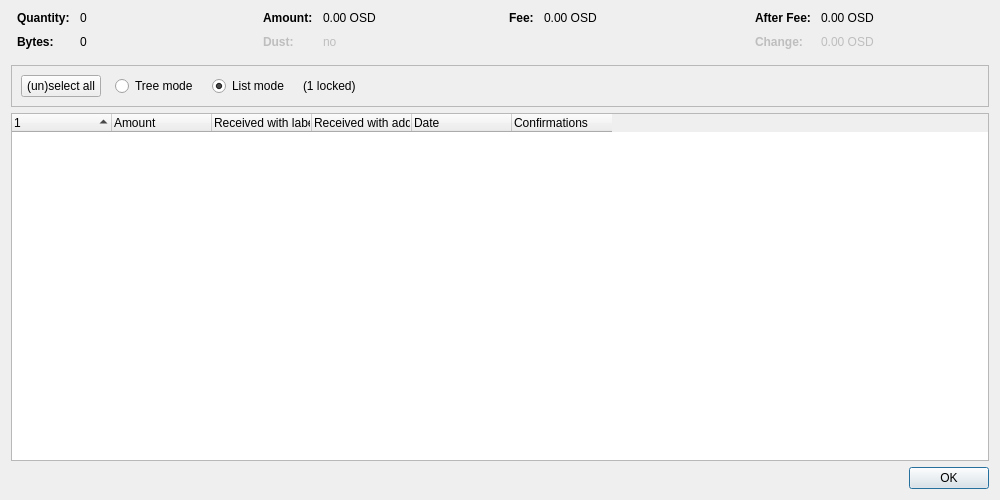
<?xml version="1.0" encoding="UTF-8"?>
<ui version="4.0">
 <class>CoinControlDialog</class>
 <widget class="QDialog" name="CoinControlDialog">
  <property name="geometry">
   <rect>
    <x>0</x>
    <y>0</y>
    <width>1000</width>
    <height>500</height>
   </rect>
  </property>
  <property name="windowTitle">
   <string>Coin Selection</string>
  </property>
  <layout class="QVBoxLayout" name="verticalLayout">
   <item>
    <layout class="QHBoxLayout" name="horizontalLayoutTop" stretch="0,0,0,0">
     <property name="topMargin">
      <number>0</number>
     </property>
     <property name="bottomMargin">
      <number>10</number>
     </property>
     <item>
      <layout class="QFormLayout" name="formLayoutCoinControl1">
       <property name="horizontalSpacing">
        <number>10</number>
       </property>
       <property name="verticalSpacing">
        <number>10</number>
       </property>
       <property name="leftMargin">
        <number>6</number>
       </property>
       <property name="rightMargin">
        <number>6</number>
       </property>
       <item row="0" column="0">
        <widget class="QLabel" name="labelCoinControlQuantityText">
         <property name="font">
          <font>
           <weight>75</weight>
           <bold>true</bold>
          </font>
         </property>
         <property name="text">
          <string>Quantity:</string>
         </property>
        </widget>
       </item>
       <item row="0" column="1">
        <widget class="QLabel" name="labelCoinControlQuantity">
         <property name="cursor">
          <cursorShape>IBeamCursor</cursorShape>
         </property>
         <property name="contextMenuPolicy">
          <enum>Qt::ActionsContextMenu</enum>
         </property>
         <property name="text">
          <string notr="true">0</string>
         </property>
         <property name="textInteractionFlags">
          <set>Qt::LinksAccessibleByMouse|Qt::TextSelectableByKeyboard|Qt::TextSelectableByMouse</set>
         </property>
        </widget>
       </item>
       <item row="1" column="0">
        <widget class="QLabel" name="labelCoinControlBytesText">
         <property name="font">
          <font>
           <weight>75</weight>
           <bold>true</bold>
          </font>
         </property>
         <property name="text">
          <string>Bytes:</string>
         </property>
        </widget>
       </item>
       <item row="1" column="1">
        <widget class="QLabel" name="labelCoinControlBytes">
         <property name="cursor">
          <cursorShape>IBeamCursor</cursorShape>
         </property>
         <property name="contextMenuPolicy">
          <enum>Qt::ActionsContextMenu</enum>
         </property>
         <property name="text">
          <string notr="true">0</string>
         </property>
         <property name="textInteractionFlags">
          <set>Qt::LinksAccessibleByMouse|Qt::TextSelectableByKeyboard|Qt::TextSelectableByMouse</set>
         </property>
        </widget>
       </item>
      </layout>
     </item>
     <item>
      <layout class="QFormLayout" name="formLayoutCoinControl2">
       <property name="horizontalSpacing">
        <number>10</number>
       </property>
       <property name="verticalSpacing">
        <number>10</number>
       </property>
       <property name="leftMargin">
        <number>6</number>
       </property>
       <property name="rightMargin">
        <number>6</number>
       </property>
       <item row="0" column="0">
        <widget class="QLabel" name="labelCoinControlAmountText">
         <property name="font">
          <font>
           <weight>75</weight>
           <bold>true</bold>
          </font>
         </property>
         <property name="text">
          <string>Amount:</string>
         </property>
        </widget>
       </item>
       <item row="0" column="1">
        <widget class="QLabel" name="labelCoinControlAmount">
         <property name="cursor">
          <cursorShape>IBeamCursor</cursorShape>
         </property>
         <property name="contextMenuPolicy">
          <enum>Qt::ActionsContextMenu</enum>
         </property>
         <property name="text">
          <string notr="true">0.00 OSD</string>
         </property>
         <property name="textInteractionFlags">
          <set>Qt::LinksAccessibleByMouse|Qt::TextSelectableByKeyboard|Qt::TextSelectableByMouse</set>
         </property>
        </widget>
       </item>
       <item row="1" column="0">
        <widget class="QLabel" name="labelCoinControlLowOutputText">
         <property name="enabled">
          <bool>false</bool>
         </property>
         <property name="font">
          <font>
           <weight>75</weight>
           <bold>true</bold>
          </font>
         </property>
         <property name="text">
          <string>Dust:</string>
         </property>
        </widget>
       </item>
       <item row="1" column="1">
        <widget class="QLabel" name="labelCoinControlLowOutput">
         <property name="enabled">
          <bool>false</bool>
         </property>
         <property name="cursor">
          <cursorShape>IBeamCursor</cursorShape>
         </property>
         <property name="contextMenuPolicy">
          <enum>Qt::ActionsContextMenu</enum>
         </property>
         <property name="text">
          <string notr="true">no</string>
         </property>
         <property name="textInteractionFlags">
          <set>Qt::LinksAccessibleByMouse|Qt::TextSelectableByKeyboard|Qt::TextSelectableByMouse</set>
         </property>
        </widget>
       </item>
      </layout>
     </item>
     <item>
      <layout class="QFormLayout" name="formLayoutCoinControl3">
       <property name="horizontalSpacing">
        <number>10</number>
       </property>
       <property name="verticalSpacing">
        <number>10</number>
       </property>
       <property name="leftMargin">
        <number>6</number>
       </property>
       <property name="rightMargin">
        <number>6</number>
       </property>
       <item row="0" column="0">
        <widget class="QLabel" name="labelCoinControlFeeText">
         <property name="font">
          <font>
           <weight>75</weight>
           <bold>true</bold>
          </font>
         </property>
         <property name="text">
          <string>Fee:</string>
         </property>
        </widget>
       </item>
       <item row="0" column="1">
        <widget class="QLabel" name="labelCoinControlFee">
         <property name="cursor">
          <cursorShape>IBeamCursor</cursorShape>
         </property>
         <property name="contextMenuPolicy">
          <enum>Qt::ActionsContextMenu</enum>
         </property>
         <property name="text">
          <string notr="true">0.00 OSD</string>
         </property>
         <property name="textInteractionFlags">
          <set>Qt::LinksAccessibleByMouse|Qt::TextSelectableByKeyboard|Qt::TextSelectableByMouse</set>
         </property>
        </widget>
       </item>
      </layout>
     </item>
     <item>
      <layout class="QFormLayout" name="formLayoutCoinControl4">
       <property name="horizontalSpacing">
        <number>10</number>
       </property>
       <property name="verticalSpacing">
        <number>10</number>
       </property>
       <property name="leftMargin">
        <number>6</number>
       </property>
       <property name="rightMargin">
        <number>6</number>
       </property>
       <item row="0" column="0">
        <widget class="QLabel" name="labelCoinControlAfterFeeText">
         <property name="font">
          <font>
           <weight>75</weight>
           <bold>true</bold>
          </font>
         </property>
         <property name="text">
          <string>After Fee:</string>
         </property>
        </widget>
       </item>
       <item row="0" column="1">
        <widget class="QLabel" name="labelCoinControlAfterFee">
         <property name="cursor">
          <cursorShape>IBeamCursor</cursorShape>
         </property>
         <property name="contextMenuPolicy">
          <enum>Qt::ActionsContextMenu</enum>
         </property>
         <property name="text">
          <string notr="true">0.00 OSD</string>
         </property>
         <property name="textInteractionFlags">
          <set>Qt::LinksAccessibleByMouse|Qt::TextSelectableByKeyboard|Qt::TextSelectableByMouse</set>
         </property>
        </widget>
       </item>
       <item row="1" column="0">
        <widget class="QLabel" name="labelCoinControlChangeText">
         <property name="enabled">
          <bool>false</bool>
         </property>
         <property name="font">
          <font>
           <weight>75</weight>
           <bold>true</bold>
          </font>
         </property>
         <property name="text">
          <string>Change:</string>
         </property>
        </widget>
       </item>
       <item row="1" column="1">
        <widget class="QLabel" name="labelCoinControlChange">
         <property name="enabled">
          <bool>false</bool>
         </property>
         <property name="cursor">
          <cursorShape>IBeamCursor</cursorShape>
         </property>
         <property name="contextMenuPolicy">
          <enum>Qt::ActionsContextMenu</enum>
         </property>
         <property name="text">
          <string notr="true">0.00 OSD</string>
         </property>
         <property name="textInteractionFlags">
          <set>Qt::LinksAccessibleByMouse|Qt::TextSelectableByKeyboard|Qt::TextSelectableByMouse</set>
         </property>
        </widget>
       </item>
      </layout>
     </item>
    </layout>
   </item>
   <item>
    <widget class="QFrame" name="frame">
     <property name="minimumSize">
      <size>
       <width>0</width>
       <height>40</height>
      </size>
     </property>
     <property name="frameShape">
      <enum>QFrame::StyledPanel</enum>
     </property>
     <property name="frameShadow">
      <enum>QFrame::Sunken</enum>
     </property>
     <layout class="QHBoxLayout" name="horizontalLayout">
      <item>
       <layout class="QHBoxLayout" name="horizontalLayoutPanel" stretch="0,0,0,0,0">
        <property name="spacing">
         <number>14</number>
        </property>
        <item>
         <widget class="QPushButton" name="pushButtonSelectAll">
          <property name="sizePolicy">
           <sizepolicy hsizetype="Maximum" vsizetype="Fixed">
            <horstretch>0</horstretch>
            <verstretch>0</verstretch>
           </sizepolicy>
          </property>
          <property name="text">
           <string>(un)select all</string>
          </property>
          <property name="autoDefault">
           <bool>false</bool>
          </property>
         </widget>
        </item>
        <item>
         <widget class="QRadioButton" name="radioTreeMode">
          <property name="sizePolicy">
           <sizepolicy hsizetype="Maximum" vsizetype="Fixed">
            <horstretch>0</horstretch>
            <verstretch>0</verstretch>
           </sizepolicy>
          </property>
          <property name="text">
           <string>Tree mode</string>
          </property>
         </widget>
        </item>
        <item>
         <widget class="QRadioButton" name="radioListMode">
          <property name="sizePolicy">
           <sizepolicy hsizetype="Maximum" vsizetype="Fixed">
            <horstretch>0</horstretch>
            <verstretch>0</verstretch>
           </sizepolicy>
          </property>
          <property name="text">
           <string>List mode</string>
          </property>
          <property name="checked">
           <bool>true</bool>
          </property>
         </widget>
        </item>
        <item>
         <widget class="QLabel" name="labelLocked">
          <property name="text">
           <string notr="true">(1 locked)</string>
          </property>
         </widget>
        </item>
        <item>
         <spacer name="horizontalSpacer">
          <property name="orientation">
           <enum>Qt::Horizontal</enum>
          </property>
          <property name="sizeHint" stdset="0">
           <size>
            <width>40</width>
            <height>20</height>
           </size>
          </property>
         </spacer>
        </item>
       </layout>
      </item>
     </layout>
    </widget>
   </item>
   <item>
    <widget class="CoinControlTreeWidget" name="treeWidget">
     <property name="contextMenuPolicy">
      <enum>Qt::CustomContextMenu</enum>
     </property>
     <property name="sortingEnabled">
      <bool>false</bool>
     </property>
     <property name="columnCount">
      <number>6</number>
     </property>
     <attribute name="headerShowSortIndicator" stdset="0">
      <bool>true</bool>
     </attribute>
     <attribute name="headerStretchLastSection">
      <bool>false</bool>
     </attribute>
     <column>
      <property name="text">
       <string/>
      </property>
     </column>
     <column>
      <property name="text">
       <string>Amount</string>
      </property>
     </column>
     <column>
      <property name="text">
       <string>Received with label</string>
      </property>
     </column>
     <column>
      <property name="text">
       <string>Received with address</string>
      </property>
     </column>
     <column>
      <property name="text">
       <string>Date</string>
      </property>
     </column>
     <column>
      <property name="text">
       <string>Confirmations</string>
      </property>
      <property name="toolTip">
       <string>Confirmed</string>
      </property>
     </column>
     <column>
      <property name="text">
       <string/>
      </property>
     </column>
     <column>
      <property name="text">
       <string/>
      </property>
     </column>
     <column>
      <property name="text">
       <string/>
      </property>
     </column>
     <column>
      <property name="text">
       <string/>
      </property>
     </column>
    </widget>
   </item>
   <item>
    <widget class="QDialogButtonBox" name="buttonBox">
     <property name="orientation">
      <enum>Qt::Horizontal</enum>
     </property>
     <property name="standardButtons">
      <set>QDialogButtonBox::Ok</set>
     </property>
    </widget>
   </item>
  </layout>
 </widget>
 <customwidgets>
  <customwidget>
   <class>CoinControlTreeWidget</class>
   <extends>QTreeWidget</extends>
   <header>qt/coincontroltreewidget.h</header>
  </customwidget>
 </customwidgets>
 <resources/>
 <connections/>
</ui>
